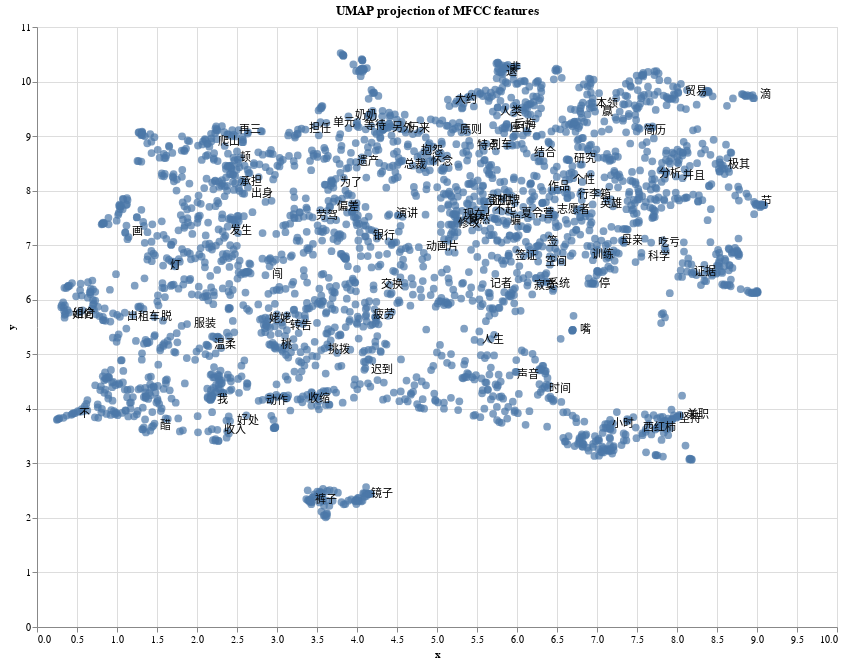

Here is the notebook cell this chart was saved with:
### Markdown cell above
## Using Altair

### Code cell
import numpy as np
import altair as alt
import pandas as pd
from umap import UMAP
from sklearn.preprocessing import StandardScaler

# Assuming words and features_array are already defined

# Standardize the features
scaler = StandardScaler()
scaled_features = scaler.fit_transform(features_array)

# Apply UMAP
umap_model = UMAP(n_neighbors=15, min_dist=0.1, n_components=2, random_state=42)
embeddings = umap_model.fit_transform(scaled_features)

# Create a DataFrame for Altair
df = pd.DataFrame({
    'x': embeddings[:, 0],
    'y': embeddings[:, 1],
    'word': words
})

# Create the scatter plot
scatter = alt.Chart(df).mark_circle(size=60).encode(
    x='x:Q',
    y='y:Q',
    tooltip=['word']
).properties(
    width=800,
    height=600,
    title='UMAP projection of MFCC features'
)

# Add text labels
text = scatter.mark_text(
    align='left',
    baseline='middle',
    dx=7
).encode(
    text='word'
).transform_sample(100)  # Randomly sample 100 points to label

# Combine scatter and text layers
chart = (scatter + text).interactive()

chart

### Figure 1 — Vega-Lite specification as saved in the notebook (floating-point values rounded to 4 significant figures; data arrays with more than 128 entries replaced by an {"elided": "..."} marker saying what was removed)
{"config": {"view": {"continuousWidth": 300, "continuousHeight": 300}}, "layer": [{"mark": {"type": "circle", "size": 60}, "encoding": {"tooltip": [{"field": "word", "type": "nominal"}], "x": {"field": "x", "type": "quantitative"}, "y": {"field": "y", "type": "quantitative"}}, "name": "view_1", "title": "UMAP projection of MFCC features"}, {"mark": {"type": "text", "align": "left", "baseline": "middle", "dx": 7}, "encoding": {"text": {"field": "word", "type": "nominal"}, "tooltip": [{"field": "word", "type": "nominal"}], "x": {"field": "x", "type": "quantitative"}, "y": {"field": "y", "type": "quantitative"}}, "title": "UMAP projection of MFCC features", "transform": [{"sample": 100}]}], "data": {"name": "data-2653f73271d7bc0a7581af33c6b512e2"}, "height": 600, "params": [{"name": "param_1", "select": {"type": "interval", "encodings": ["x", "y"]}, "bind": "scales", "views": ["view_1"]}], "width": 800, "$schema": "https://vega.github.io/schema/vega-lite/v5.20.1.json", "datasets": {"data-2653f73271d7bc0a7581af33c6b512e2": {"elided": "2650 records"}}}
